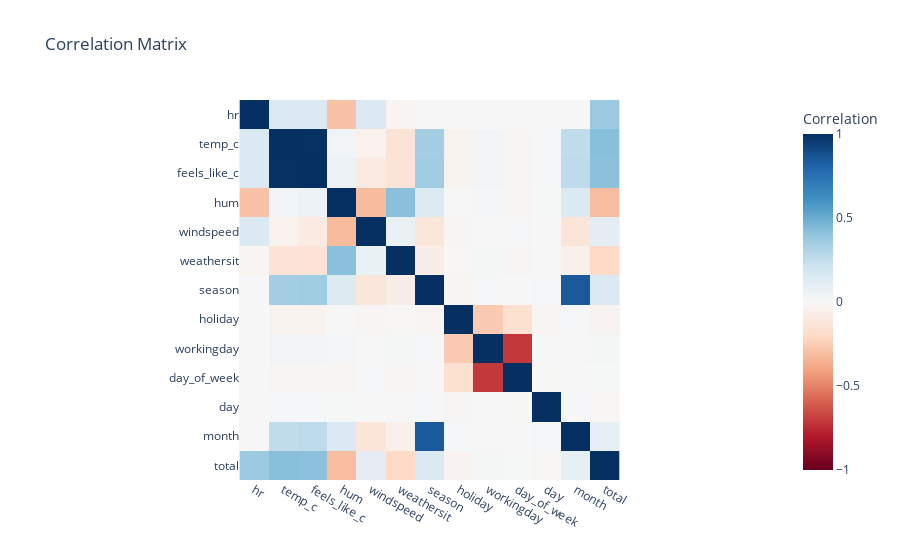

The notebook cell this image was saved under:
### Code cell
# Calculate the correlation matrix
corr_matrix = df.corr()

# Create the heatmap
px.imshow(corr_matrix, 
          title='Correlation Matrix',
          labels={'color': 'Correlation'},
          x=corr_matrix.columns,
          y=corr_matrix.columns,
          color_continuous_scale=px.colors.diverging.RdBu,
          zmin=-1, zmax=1)

### Figure 1 — Plotly figure (JSON) as saved in the notebook; plotly's stock layout.template omitted (floating-point values rounded to 4 significant figures; data arrays with more than 128 entries replaced by an {"elided": "..."} marker saying what was removed)
{"data": [{"coloraxis": "coloraxis", "hovertemplate": "x: %{x}<br>y: %{y}<br>Correlation: %{z}<extra></extra>", "name": "0", "type": "heatmap", "x": ["hr", "temp_c", "feels_like_c", "hum", "windspeed", "weathersit", "season", "holiday", "workingday", "day_of_week", "day", "month", "total"], "xaxis": "x", "y": ["hr", "temp_c", "feels_like_c", "hum", "windspeed", "weathersit", "season", "holiday", "workingday", "day_of_week", "day", "month", "total"], "yaxis": "y", "z": {"elided": "13x13 float values"}}], "layout": {"coloraxis": {"cmax": 1, "cmin": -1, "colorbar": {"title": {"text": "Correlation"}}, "colorscale": [[0, "rgb(103,0,31)"], [0.1, "rgb(178,24,43)"], [0.2, "rgb(214,96,77)"], [0.3, "rgb(244,165,130)"], [0.4, "rgb(253,219,199)"], [0.5, "rgb(247,247,247)"], [0.6, "rgb(209,229,240)"], [0.7, "rgb(146,197,222)"], [0.8, "rgb(67,147,195)"], [0.9, "rgb(33,102,172)"], [1, "rgb(5,48,97)"]]}, "title": {"text": "Correlation Matrix"}, "xaxis": {"anchor": "y", "constrain": "domain", "domain": [0, 1], "scaleanchor": "y"}, "yaxis": {"anchor": "x", "autorange": "reversed", "constrain": "domain", "domain": [0, 1]}}}
